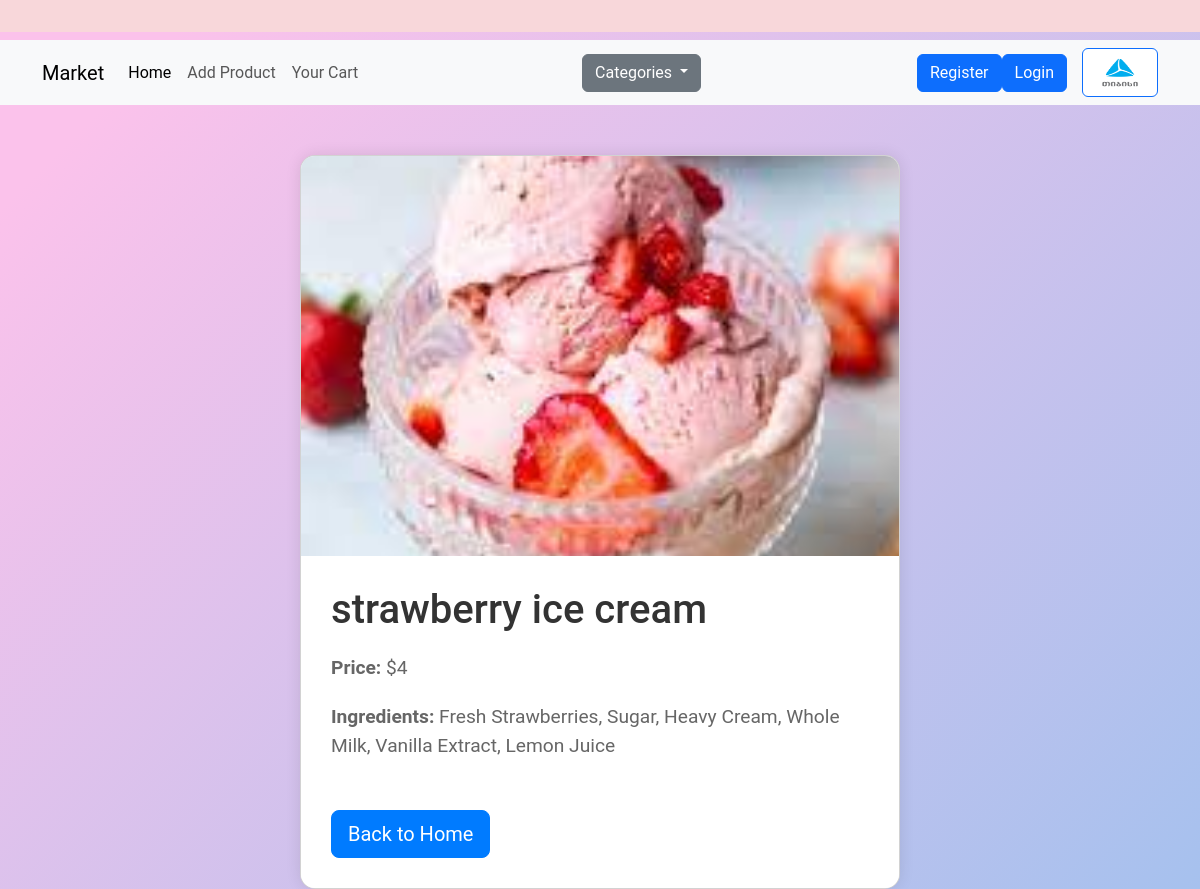
/detail/3, run on the app's committed database.
### models.py (models this page shows, shortened)
class Product(db.Model):
    name = db.Column(db.String)
    file = db.Column(db.String)
    price = db.Column(db.Integer)
    id = db.Column(db.Integer, primary_key = True)
    category_id = db.Column(db.Integer, db.ForeignKey("category.id"))
    ingredients = db.Column(db.Text)

### routes.py (the view)
@app.route('/detail/<int:id>')
def detail(id):
    current = Product.query.get(id)
    return render_template("details.html", product=current)

### templates/details.html (shortened to what this page needs)
{% extends "base.html" %}
{% block content %}
{% set img = product.file %}
<div class="container detail-card">
    <div class="card">
        <img src="{{ url_for('static', filename=img) }}" class="card-img-top" alt="{{ product.name }}">
        <div class="card-body">
            <h5 class="card-title">{{ product.name }}</h5>
            <p class="card-text"><strong>Price:</strong> ${{ product.price }}</p>
            <p class="card-text"><strong>Ingredients:</strong> {{ product.ingredients }}</p>
            <a href="/" class="btn btn-back btn-lg btn-block">Back to Home</a>
        </div>
    </div>
</div>
{% endblock %}

### templates/base.html (style rules this page uses)
body { background: linear-gradient(135deg, #fbc2eb 10%, #a6c1ee 100%); font-family: 'Roboto', sans-serif; color: #333; }

### templates/details.html (style rules this page uses)
.detail-card { margin-top: 50px; display: flex; justify-content: center; }
.card { width: 100%; max-width: 600px; border-radius: 15px; overflow: hidden; box-shadow: 0px 0px 15px rgba(0, 0, 0, 0.1); }
.card-img-top { height: 400px; object-fit: cover; }
.card-body { padding: 30px; background-color: #fff; }
.card-title { font-size: 2.5em; margin-bottom: 20px; color: #333; }
.card-text { font-size: 1.2em; margin-bottom: 20px; color: #666; }
.btn-back { margin-top: 30px; background-color: #007bff; border-color: #007bff; color: #fff; }

### data on the page
Product: file (picture), name "strawberry ice cream", price "4", ingredients "Fresh Strawberries, Sugar, Heavy Cream, Whole Milk, Vanilla Extract, Lemon Juice"
